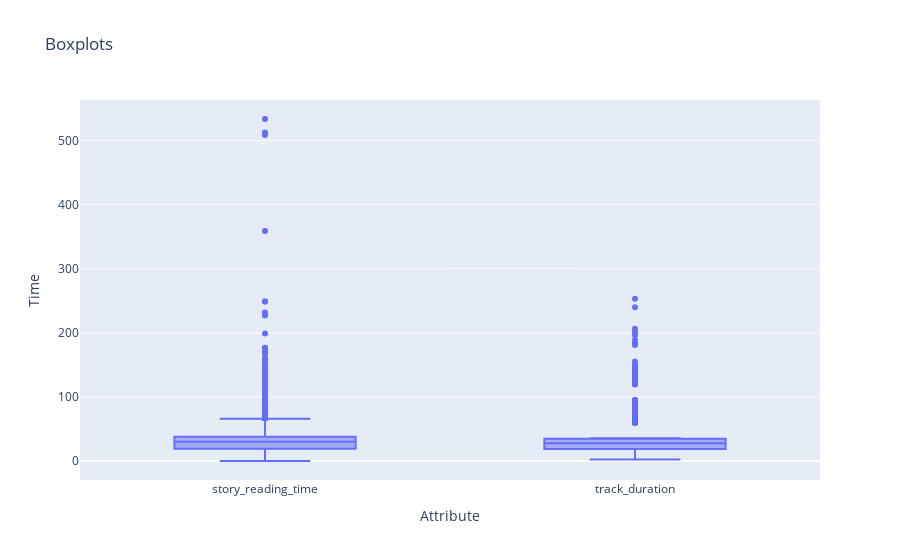

Notebook cell for this chart:
### Code cell
# Melt dataframe
df_melted = df_story_lang_content.melt(value_vars=['story_reading_time', 'track_duration'], var_name='Attribute', value_name='Time')

# Drop null values
df_melted.dropna(subset=['Time'], inplace=True)

# Create box plot
fig = px.box(df_melted, x='Attribute', y='Time', title='Boxplots')
fig.show()

### Figure 1 — Plotly figure (JSON) as saved in the notebook; plotly's stock layout.template omitted (floating-point values rounded to 4 significant figures; data arrays with more than 128 entries replaced by an {"elided": "..."} marker saying what was removed)
{"data": [{"alignmentgroup": "True", "hovertemplate": "Attribute=%{x}<br>Time=%{y}<extra></extra>", "legendgroup": "", "marker": {"color": "#636efa"}, "name": "", "notched": false, "offsetgroup": "", "orientation": "v", "showlegend": false, "type": "box", "x": {"elided": "52406 str values"}, "x0": " ", "xaxis": "x", "y": {"elided": "52406 float values"}, "y0": " ", "yaxis": "y"}], "layout": {"boxmode": "group", "legend": {"tracegroupgap": 0}, "title": {"text": "Boxplots"}, "xaxis": {"anchor": "y", "domain": [0, 1], "title": {"text": "Attribute"}}, "yaxis": {"anchor": "x", "domain": [0, 1], "title": {"text": "Time"}}}}
